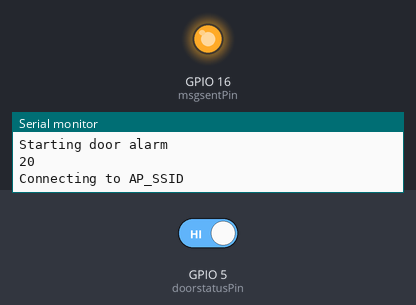
The sketch below on a simulated ESP8266 (NodeMCU). On the bench: output pins drawn as LEDs (lit = HIGH), the last lines printed to the serial monitor. Inputs (shaded band) come from the test bench; at power-on: GPIO 5 (doorstatusPin) HIGH. WiFi joins after 1.5 s; servers stay silent unless stated; no MQTT or app messages arrive unless stated. At 1.7 s the program puts the board to deep sleep or switches it off; the recording ends there.

Above: at 0.1 s.
At 1.6 s:
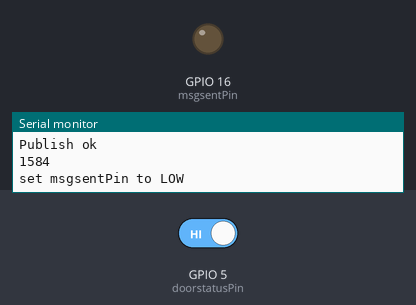
Timing chart, 0 to 1.7 s (numbered marks = the images above):
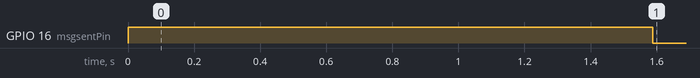

The sketch:

door-alarm-esp-12.ino
```cpp
/*

// pro mini
5 - mini 7 : input - door status
16 - mini 8 : output - wifi/mqtt status
rest - mini 9 : external reset

* to program esp8266 with serial of esp8266,
* press reset button of promini till uploading is finished

*/

#include <ESP8266WiFi.h>
#include <PubSubClient.h>

/*
extern "C"{
  #include "user_interface.h"
}


extern "C" uint16_t readvdd33(void);
*/

#define _IS_MY_HOME
#ifdef _IS_MY_HOME
  #include "/usr/local/src/ap_setting.h"
#else
  #include "ap_setting.h"
#endif

ADC_MODE(ADC_VCC);

int msgsentPin = 16 ; // espRfStatePin
int doorstatusPin = 5 ; // espDoorPin

int doorstatus ;
int vdd ;

unsigned long startMills ;

char* topic = "esp8266/arduino/s05" ;
char* hellotopic = "HELLO" ;

// mqtt server
IPAddress server(192, 168, 10, 10);

String clientName;
WiFiClient wifiClient;

void callback(char* topic, byte* payload, unsigned int length) {
  // handle message arrived
}

PubSubClient client(server, 1883, callback, wifiClient);

void setup()
{
  Serial.begin(74880);

  startMills = millis();

  Serial.println("Starting door alarm");
  pinMode(msgsentPin, OUTPUT);
  pinMode(doorstatusPin, INPUT);

  digitalWrite(msgsentPin, HIGH);
  delay(20);

  Serial.println(millis() - startMills);
  Serial.println();
  Serial.println();
  Serial.print("Connecting to ");
  Serial.println(ssid);

  WiFi.mode(WIFI_STA);
  WiFi.begin(ssid, password);

  int Attempt = 0;
  while (WiFi.status() != WL_CONNECTED) {
    delay(100);
    Attempt++;
    Serial.print(".");
    if (Attempt == 100)
    {
      Serial.println();
      Serial.println("Could not connect to WIFI");
      ESP.restart();
    }
  }

  Serial.println(millis() - startMills);

  Serial.println("");
  Serial.println("WiFi connected");
  Serial.println("IP address: ");
  Serial.println(WiFi.localIP());

  clientName += "esp8266-";
  uint8_t mac[6];
  WiFi.macAddress(mac);
  clientName += macToStr(mac);
  clientName += "-";
  clientName += String(micros() & 0xff, 16);

  doorstatus = digitalRead(doorstatusPin) ;

  Serial.println(millis() - startMills);

  Serial.print("doorstatus  : ");
  Serial.println(doorstatus);

  //vdd = readvdd33();

  vdd = ESP.getVcc() ;


  String payload = "{\"DOOR\":";

  if ( doorstatus == 0 ) {
          payload += "\"CLOSED\"";
  }
  else {
          payload += "\"OPEN\"";
  }

  /*
  payload += doorstatus;
  */

  payload += ",\"vdd\":";
  payload += vdd;
  payload += "}";

  sendDoorAlarm(payload);

}

void loop()
{
  delay(100);
  Serial.println(millis() - startMills);
  Serial.println("going to sleep");
  ESP.deepSleep(0);
}


void sendDoorAlarm(String payload)
{

  if (client.connect((char*) clientName.c_str())) {
    Serial.println("Connected to MQTT broker");
    Serial.print("Topic is: ");
    Serial.println(topic);

    if (client.publish(hellotopic, "hello from esp8266/arduino/s05")) {
      Serial.println("Hello Publish ok");
    }
    else {
      Serial.println("Hello Publish failed");
    }

  }
  else {
    Serial.println("MQTT connect failed");
    Serial.println("Will reset and try again...");
    abort();
  }


  if (client.connected()) {
    Serial.print("Sending payload: ");
    Serial.println(payload);

    if (client.publish(topic, (char*) payload.c_str())) {
      Serial.println("Publish ok");
      Serial.println(millis() - startMills);
      client.disconnect();
      Serial.println("set msgsentPin to LOW");
      digitalWrite(msgsentPin, LOW);
    }
    else {
      Serial.println("Publish failed");
      abort();
    }
  }

}


String macToStr(const uint8_t* mac)
{
  String result;
  for (int i = 0; i < 6; ++i) {
    result += String(mac[i], 16);
    if (i < 5)
      result += ':';
  }
  return result;
}

//---------------
```

ap_setting.h
```cpp
// WIFI SETTING
const char* ssid = "AP_SSID";
const char* password = "AP_PASSWORD";
```
